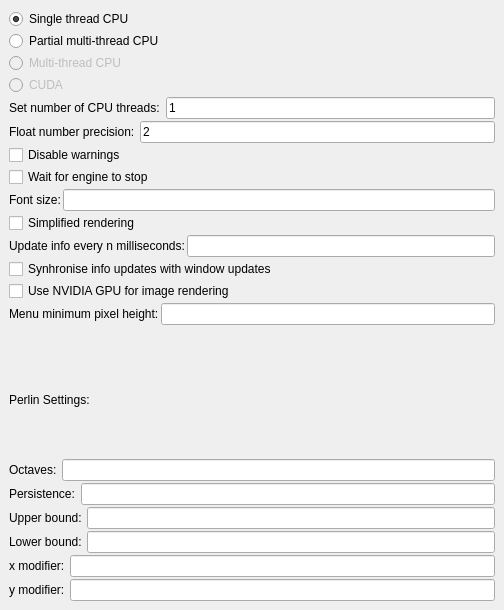
               <widget class="QWidget" name="scrollAreaWidgetContents">
                <property name="geometry">
                 <rect>
                  <x>0</x>
                  <y>0</y>
                  <width>504</width>
                  <height>610</height>
                 </rect>
                </property>
                <property name="sizePolicy">
                 <sizepolicy hsizetype="Ignored" vsizetype="Preferred">
                  <horstretch>0</horstretch>
                  <verstretch>0</verstretch>
                 </sizepolicy>
                </property>
                <layout class="QVBoxLayout" name="verticalLayout_5">
                 <property name="spacing">
                  <number>0</number>
                 </property>
                 <property name="leftMargin">
                  <number>0</number>
                 </property>
                 <property name="topMargin">
                  <number>0</number>
                 </property>
                 <property name="rightMargin">
                  <number>0</number>
                 </property>
                 <property name="bottomMargin">
                  <number>0</number>
                 </property>
                 <item>
                  <widget class="QWidget" name="widget_2" native="true">
                   <property name="minimumSize">
                    <size>
                     <width>0</width>
                     <height>0</height>
                    </size>
                   </property>
                   <property name="baseSize">
                    <size>
                     <width>0</width>
                     <height>0</height>
                    </size>
                   </property>
                   <layout class="QVBoxLayout" name="verticalLayout_19">
                    <property name="spacing">
                     <number>2</number>
                    </property>
                    <property name="leftMargin">
                     <number>9</number>
                    </property>
                    <property name="topMargin">
                     <number>9</number>
                    </property>
                    <property name="rightMargin">
                     <number>9</number>
                    </property>
                    <property name="bottomMargin">
                     <number>9</number>
                    </property>
                    <item>
                     <layout class="QVBoxLayout" name="verticalLayout_23">
                      <item>
                       <widget class="QRadioButton" name="rb_single_thread_mode">
                        <property name="enabled">
                         <bool>true</bool>
                        </property>
                        <property name="text">
                         <string>Single thread CPU</string>
                        </property>
                        <property name="checked">
                         <bool>true</bool>
                        </property>
                        <attribute name="buttonGroup">
                         <string notr="true">simulation_modes</string>
                        </attribute>
                       </widget>
                      </item>
                      <item>
                       <widget class="QRadioButton" name="rb_partial_multi_thread_mode">
                        <property name="enabled">
                         <bool>true</bool>
                        </property>
                        <property name="text">
                         <string>Partial multi-thread CPU</string>
                        </property>
                        <attribute name="buttonGroup">
                         <string notr="true">simulation_modes</string>
                        </attribute>
                       </widget>
                      </item>
                      <item>
                       <widget class="QRadioButton" name="rb_multi_thread_mode">
                        <property name="enabled">
                         <bool>false</bool>
                        </property>
                        <property name="text">
                         <string>Multi-thread CPU</string>
                        </property>
                        <property name="checked">
                         <bool>false</bool>
                        </property>
                        <attribute name="buttonGroup">
                         <string notr="true">simulation_modes</string>
                        </attribute>
                       </widget>
                      </item>
                      <item>
                       <widget class="QRadioButton" name="rb_cuda_mode">
                        <property name="enabled">
                         <bool>false</bool>
                        </property>
                        <property name="text">
                         <string>CUDA</string>
                        </property>
                        <attribute name="buttonGroup">
                         <string notr="true">simulation_modes</string>
                        </attribute>
                       </widget>
                      </item>
                     </layout>
                    </item>
                    <item>
                     <layout class="QHBoxLayout" name="horizontalLayout_4">
                      <property name="spacing">
                       <number>6</number>
                      </property>
                      <item>
                       <widget class="QLabel" name="label">
                        <property name="text">
                         <string>Set number of CPU threads:</string>
                        </property>
                       </widget>
                      </item>
                      <item>
                       <widget class="QLineEdit" name="le_num_threads">
                        <property name="enabled">
                         <bool>true</bool>
                        </property>
                        <property name="text">
                         <string>1</string>
                        </property>
                       </widget>
                      </item>
                     </layout>
                    </item>
                    <item>
                     <layout class="QHBoxLayout" name="horizontalLayout_2">
                      <item>
                       <widget class="QLabel" name="label_19">
                        <property name="text">
                         <string>Float number precision: </string>
                        </property>
                       </widget>
                      </item>
                      <item>
                       <widget class="QLineEdit" name="le_float_number_precision">
                        <property name="text">
                         <string>2</string>
                        </property>
                       </widget>
                      </item>
                     </layout>
                    </item>
                    <item>
                     <widget class="QCheckBox" name="cb_disable_warnings">
                      <property name="text">
                       <string>Disable warnings</string>
                      </property>
                     </widget>
                    </item>
                    <item>
                     <widget class="QCheckBox" name="cb_wait_for_engine_to_stop">
                      <property name="text">
                       <string>Wait for engine to stop</string>
                      </property>
                     </widget>
                    </item>
                    <item>
                     <layout class="QHBoxLayout" name="horizontalLayout_30">
                      <item>
                       <widget class="QLabel" name="label_25">
                        <property name="text">
                         <string>Font size:</string>
                        </property>
                       </widget>
                      </item>
                      <item>
                       <widget class="QLineEdit" name="le_font_size"/>
                      </item>
                     </layout>
                    </item>
                    <item>
                     <widget class="QCheckBox" name="cb_simplified_rendering">
                      <property name="text">
                       <string>Simplified rendering</string>
                      </property>
                     </widget>
                    </item>
                    <item>
                     <layout class="QHBoxLayout" name="horizontalLayout_10">
                      <item>
                       <widget class="QLabel" name="label_46">
                        <property name="text">
                         <string>Update info every n milliseconds:</string>
                        </property>
                       </widget>
                      </item>
                      <item>
                       <widget class="QLineEdit" name="le_update_info_every_n_milliseconds"/>
                      </item>
                     </layout>
                    </item>
                    <item>
                     <widget class="QCheckBox" name="cb_synchronise_info_with_window">
                      <property name="text">
                       <string>Synhronise info updates with window updates</string>
                      </property>
                     </widget>
                    </item>
                    <item>
                     <widget class="QCheckBox" name="cb_use_nvidia_for_image_generation">
                      <property name="text">
                       <string>Use NVIDIA GPU for image rendering</string>
                      </property>
                     </widget>
                    </item>
                    <item>
                     <layout class="QHBoxLayout" name="horizontalLayout_14">
                      <item>
                       <widget class="QLabel" name="label_47">
                        <property name="text">
                         <string>Menu minimum pixel height:</string>
                        </property>
                       </widget>
                      </item>
                      <item>
                       <widget class="QLineEdit" name="le_menu_height"/>
                      </item>
                     </layout>
                    </item>
                    <item>
                     <spacer name="verticalSpacer_2">
                      <property name="orientation">
                       <enum>Qt::Vertical</enum>
                      </property>
                      <property name="sizeType">
                       <enum>QSizePolicy::Fixed</enum>
                      </property>
                      <property name="sizeHint" stdset="0">
                       <size>
                        <width>20</width>
                        <height>15</height>
                       </size>
                      </property>
                     </spacer>
                    </item>
                    <item>
                     <widget class="QLabel" name="label_22">
                      <property name="text">
                       <string>Perlin Settings:</string>
                      </property>
                     </widget>
                    </item>
                    <item>
                     <layout class="QHBoxLayout" name="horizontalLayout_20">
                      <item>
                       <widget class="QLabel" name="label_26">
                        <property name="text">
                         <string>Octaves: </string>
                        </property>
                       </widget>
                      </item>
                      <item>
                       <widget class="QLineEdit" name="le_perlin_octaves"/>
                      </item>
                     </layout>
                    </item>
                    <item>
                     <layout class="QHBoxLayout" name="horizontalLayout_31">
                      <item>
                       <widget class="QLabel" name="label_27">
                        <property name="text">
                         <string>Persistence: </string>
                        </property>
                       </widget>
                      </item>
                      <item>
                       <widget class="QLineEdit" name="le_perlin_persistence"/>
                      </item>
                     </layout>
                    </item>
                    <item>
                     <layout class="QHBoxLayout" name="horizontalLayout_32">
                      <item>
                       <widget class="QLabel" name="label_28">
                        <property name="text">
                         <string>Upper bound: </string>
                        </property>
                       </widget>
                      </item>
                      <item>
                       <widget class="QLineEdit" name="le_perlin_upper_bound"/>
                      </item>
                     </layout>
                    </item>
                    <item>
                     <layout class="QHBoxLayout" name="horizontalLayout_33">
                      <item>
                       <widget class="QLabel" name="label_29">
                        <property name="text">
                         <string>Lower bound: </string>
                        </property>
                       </widget>
                      </item>
                      <item>
                       <widget class="QLineEdit" name="le_perlin_lower_bound"/>
                      </item>
                     </layout>
                    </item>
                    <item>
                     <layout class="QHBoxLayout" name="horizontalLayout_34">
                      <item>
                       <widget class="QLabel" name="label_30">
                        <property name="text">
                         <string>x modifier: </string>
                        </property>
                       </widget>
                      </item>
                      <item>
                       <widget class="QLineEdit" name="le_perlin_x_modifier"/>
                      </item>
                     </layout>
                    </item>
                    <item>
                     <layout class="QHBoxLayout" name="horizontalLayout_17">
                      <item>
                       <widget class="QLabel" name="label_31">
                        <property name="text">
                         <string>y modifier: </string>
                        </property>
                       </widget>
                      </item>
                      <item>
                       <widget class="QLineEdit" name="le_perlin_y_modifier"/>
                      </item>
                     </layout>
                    </item>
                   </layout>
                  </widget>
                 </item>
                </layout>
               </widget>
